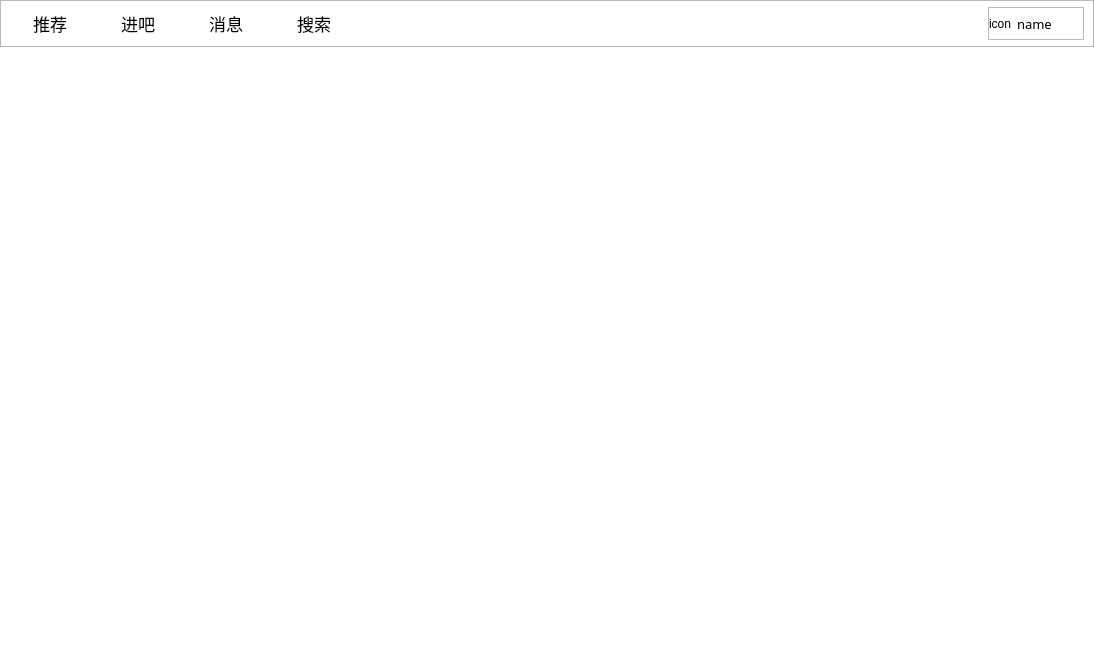
<?xml version="1.0" encoding="UTF-8"?>
<ui version="4.0">
 <class>MainWindow</class>
 <widget class="QMainWindow" name="MainWindow">
  <property name="geometry">
   <rect>
    <x>0</x>
    <y>0</y>
    <width>1094</width>
    <height>657</height>
   </rect>
  </property>
  <property name="windowTitle">
   <string>贴吧桌面</string>
  </property>
  <property name="styleSheet">
   <string notr="true">QMainWindow{background-color: rgb(255, 255, 255);}
QWidget{font-family: &quot;微软雅黑&quot;;}
</string>
  </property>
  <widget class="QWidget" name="centralwidget">
   <layout class="QGridLayout" name="gridLayout">
    <property name="leftMargin">
     <number>0</number>
    </property>
    <property name="topMargin">
     <number>0</number>
    </property>
    <property name="rightMargin">
     <number>0</number>
    </property>
    <property name="bottomMargin">
     <number>0</number>
    </property>
    <property name="spacing">
     <number>0</number>
    </property>
    <item row="0" column="0">
     <widget class="QFrame" name="frame">
      <property name="frameShape">
       <enum>QFrame::StyledPanel</enum>
      </property>
      <property name="frameShadow">
       <enum>QFrame::Raised</enum>
      </property>
      <layout class="QHBoxLayout" name="horizontalLayout_6" stretch="0,0,0,0,1,0">
       <property name="spacing">
        <number>8</number>
       </property>
       <property name="leftMargin">
        <number>9</number>
       </property>
       <property name="topMargin">
        <number>6</number>
       </property>
       <property name="rightMargin">
        <number>9</number>
       </property>
       <property name="bottomMargin">
        <number>6</number>
       </property>
       <item>
        <widget class="QPushButton" name="pushButton_2">
         <property name="sizePolicy">
          <sizepolicy hsizetype="Minimum" vsizetype="Fixed">
           <horstretch>0</horstretch>
           <verstretch>0</verstretch>
          </sizepolicy>
         </property>
         <property name="font">
          <font>
           <family>微软雅黑</family>
           <pointsize>13</pointsize>
          </font>
         </property>
         <property name="text">
          <string>推荐</string>
         </property>
         <property name="flat">
          <bool>true</bool>
         </property>
        </widget>
       </item>
       <item>
        <widget class="QPushButton" name="pushButton_3">
         <property name="sizePolicy">
          <sizepolicy hsizetype="Minimum" vsizetype="Fixed">
           <horstretch>0</horstretch>
           <verstretch>0</verstretch>
          </sizepolicy>
         </property>
         <property name="font">
          <font>
           <family>微软雅黑</family>
           <pointsize>13</pointsize>
          </font>
         </property>
         <property name="text">
          <string>进吧</string>
         </property>
         <property name="flat">
          <bool>true</bool>
         </property>
        </widget>
       </item>
       <item>
        <widget class="QPushButton" name="pushButton_4">
         <property name="sizePolicy">
          <sizepolicy hsizetype="Minimum" vsizetype="Fixed">
           <horstretch>0</horstretch>
           <verstretch>0</verstretch>
          </sizepolicy>
         </property>
         <property name="font">
          <font>
           <family>微软雅黑</family>
           <pointsize>13</pointsize>
          </font>
         </property>
         <property name="text">
          <string>消息</string>
         </property>
         <property name="flat">
          <bool>true</bool>
         </property>
        </widget>
       </item>
       <item>
        <widget class="QPushButton" name="pushButton_5">
         <property name="sizePolicy">
          <sizepolicy hsizetype="Minimum" vsizetype="Fixed">
           <horstretch>0</horstretch>
           <verstretch>0</verstretch>
          </sizepolicy>
         </property>
         <property name="font">
          <font>
           <family>微软雅黑</family>
           <pointsize>13</pointsize>
          </font>
         </property>
         <property name="text">
          <string>搜索</string>
         </property>
         <property name="flat">
          <bool>true</bool>
         </property>
        </widget>
       </item>
       <item>
        <spacer name="horizontalSpacer">
         <property name="orientation">
          <enum>Qt::Horizontal</enum>
         </property>
         <property name="sizeHint" stdset="0">
          <size>
           <width>547</width>
           <height>20</height>
          </size>
         </property>
        </spacer>
       </item>
       <item>
        <widget class="QFrame" name="frame_5">
         <property name="frameShape">
          <enum>QFrame::StyledPanel</enum>
         </property>
         <property name="frameShadow">
          <enum>QFrame::Raised</enum>
         </property>
         <layout class="QHBoxLayout" name="horizontalLayout_5" stretch="1,1,0">
          <property name="leftMargin">
           <number>0</number>
          </property>
          <property name="topMargin">
           <number>0</number>
          </property>
          <property name="rightMargin">
           <number>0</number>
          </property>
          <property name="bottomMargin">
           <number>0</number>
          </property>
          <item>
           <widget class="QLabel" name="label_9">
            <property name="text">
             <string>icon</string>
            </property>
           </widget>
          </item>
          <item>
           <widget class="QLabel" name="label_10">
            <property name="font">
             <font>
              <family>微软雅黑</family>
              <pointsize>10</pointsize>
             </font>
            </property>
            <property name="text">
             <string>name</string>
            </property>
           </widget>
          </item>
          <item>
           <widget class="QPushButton" name="pushButton">
            <property name="maximumSize">
             <size>
              <width>25</width>
              <height>16777215</height>
             </size>
            </property>
            <property name="text">
             <string/>
            </property>
            <property name="flat">
             <bool>true</bool>
            </property>
           </widget>
          </item>
         </layout>
        </widget>
       </item>
      </layout>
     </widget>
    </item>
    <item row="1" column="0">
     <widget class="QStackedWidget" name="stackedWidget">
      <property name="currentIndex">
       <number>-1</number>
      </property>
     </widget>
    </item>
   </layout>
  </widget>
 </widget>
 <resources/>
 <connections/>
</ui>
